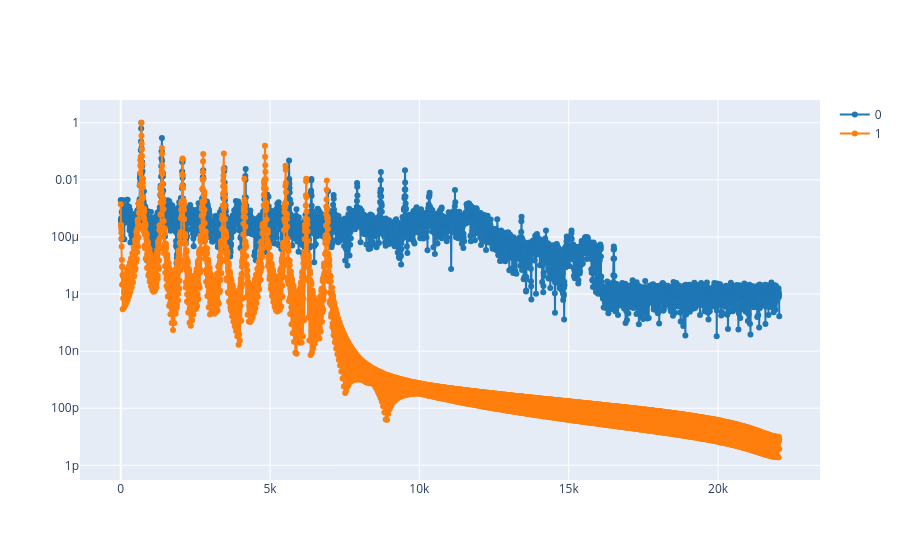

Notebook cell for this chart:
### Markdown cell above
2.2. Calculate the spectrogram of the synthesized signal `S_synt`; and compare the spectrums of both signals at the same time using `plot_spectrum_at(ff, tt, [S_ref, S_synt], time)`, where `S_ref`is spectrogram of the reference signal.

**Note:** use the same window length to calculate both spectrograms.

### Code cell
# Write the code here
windows_len = 8192
ff, tt, S_synt= signal.spectrogram(synthetizesignal,44100, nperseg=windows_len, noverlap=windows_len/2)
plot_spectrum_at(ff, tt, [S_ref, S_synt], 0.25,)        #We plot it

### Figure 1 — Plotly figure (JSON) as saved in the notebook; plotly's stock layout.template omitted (floating-point values rounded to 4 significant figures; data arrays with more than 128 entries replaced by an {"elided": "..."} marker saying what was removed)
{"data": [{"line": {"color": "#1f77b4", "shape": "linear"}, "mode": "lines+markers", "name": "0", "type": "scatter", "x": {"elided": "4097 float values"}, "y": {"elided": "4097 float values"}}, {"line": {"color": "#ff7f0e", "shape": "linear"}, "mode": "lines+markers", "name": "1", "type": "scatter", "x": {"elided": "4097 float values"}, "y": {"elided": "4097 float values"}}], "layout": {"yaxis": {"type": "log"}}}
